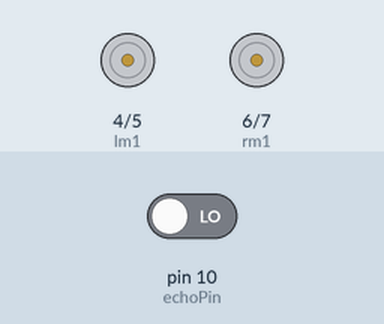
Bench run of a sketch on a simulated Arduino Uno, built with avr-gcc and run on an emulated ATmega328P. Shown: motor-driver pin pairs drawn as motors (green arrow = first pin HIGH = forward, orange = second pin HIGH = backward, longer = more drive). The test bench sets the inputs (shaded band); at power-on: pin 10 (echoPin) LOW.

Above: at 1.0 s.
At 2.5 s:
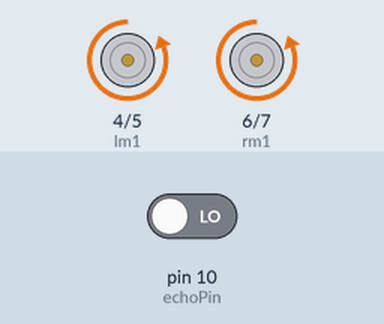
At 4.7 s:
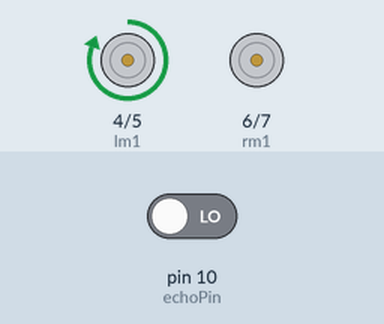
Timing chart, 0 to 5.9 s (numbered marks = the images above):
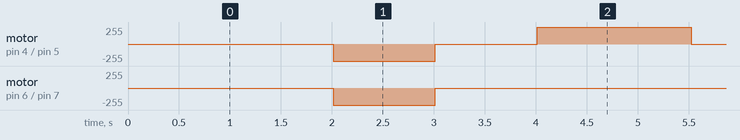

The sketch:

obstacle_avoider.ino
```cpp
int trigPin = 9;
int echoPin = 10;
int lm1 = 4;
int lm2 = 5;
int rm1 = 6;
int rm2 = 7;

long duration, distance;

void setup() {

  pinMode(lm1, OUTPUT);
  pinMode(lm2, OUTPUT);
  pinMode(rm1, OUTPUT);
  pinMode(rm2, OUTPUT);
  pinMode(trigPin, OUTPUT);
  pinMode(echoPin, INPUT);
}

void loop() {

  digitalWrite(trigPin, LOW);
  delayMicroseconds(2);
  digitalWrite(trigPin, HIGH);
  delayMicroseconds(10);
  duration = pulseIn(echoPin, HIGH);
  distance = duration*0.034/2;
  delay(10);
  if (distance > 19)
  {
    digitalWrite(lm1, HIGH);                    // move forward
    digitalWrite(lm2, LOW);
    digitalWrite(rm1, HIGH);
    digitalWrite(rm2, LOW);

  }

  if (distance < 18)
  {
    digitalWrite(lm1, LOW);  //Stop
    digitalWrite(lm2, LOW);
    digitalWrite(rm1, LOW);
    digitalWrite(rm2, LOW);
    delay(1000);
    digitalWrite(lm1, LOW);      //movebackword
    digitalWrite(lm2, HIGH);
    digitalWrite(rm1, LOW);
    digitalWrite(rm2, HIGH);
    delay(1000);
    digitalWrite(lm1, LOW);  //Stop
    digitalWrite(lm2, LOW);
    digitalWrite(rm1, LOW);
    digitalWrite(rm2, LOW);
    delay(1000);
    digitalWrite(lm1, HIGH);
    digitalWrite(lm2, LOW);
    digitalWrite(rm1, LOW);
    digitalWrite(rm2, LOW);
    delay(500);
  }

}
```

Measured:
- by itself, motor on pin 4 (lm1) / pin 5 (lm2): repeats every 4.5 s: stopped 1.0 s, forward 255/255 1.5 s, stopped 1.0 s, backward 255/255 1.0 s
- by itself, motor on pin 6 (rm1) / pin 7 (rm2): alternates backward 255/255 for 1.0 s and stopped for 3.5 s
